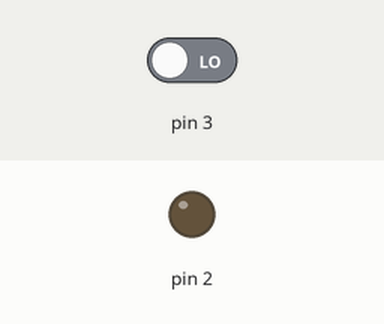
Bench run of a sketch on a simulated Arduino Uno, built with avr-gcc and run on an emulated ATmega328P. Shown: output pins drawn as LEDs (lit = HIGH). Dashed ring = blinking. The inputs (shaded band) are chosen by the test bench; at power-on: pin 3 LOW.

Above: at 1.2 s.
1.3 s: pin 3 driven HIGH
At 1.45 s:
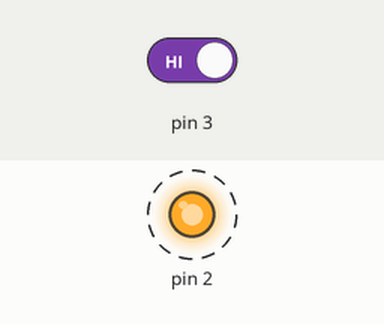
4.3 s: pin 3 driven LOW
At 5.0 s:
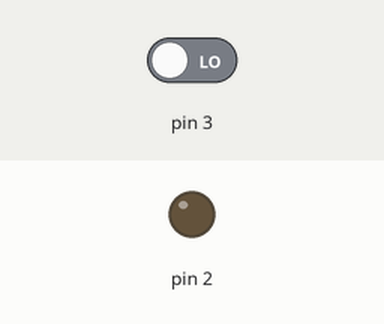
Timing chart, 0 to 7.3 s (numbered marks = the images above; inputs shaded):
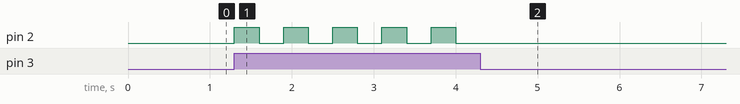

Measured:
- after the input at 1.3 s, pin 2: alternates HIGH for 0.30 s and LOW for 0.30 s, starting at once
- after the input at 4.3 s, pin 2: stops changing and stays LOW

The sketch:

pro3.ino
```cpp
 int currentstate=0;
 int state=0;
void setup() {
  // put your setup code here, to run once:
  pinMode(3,INPUT);
  pinMode(2,OUTPUT);

}

void loop() {
  // put your main code here, to run repeatedly:
/* int x;
 int y;*/


state=digitalRead(3);

   if(state==1){

       if(currentstate==0){
         currentstate=1;
         digitalWrite(2,HIGH);
         delay(300);
       }
       else{
          currentstate=0;
         digitalWrite(2,LOW);
         delay(300);
       }
       }


    }
```
